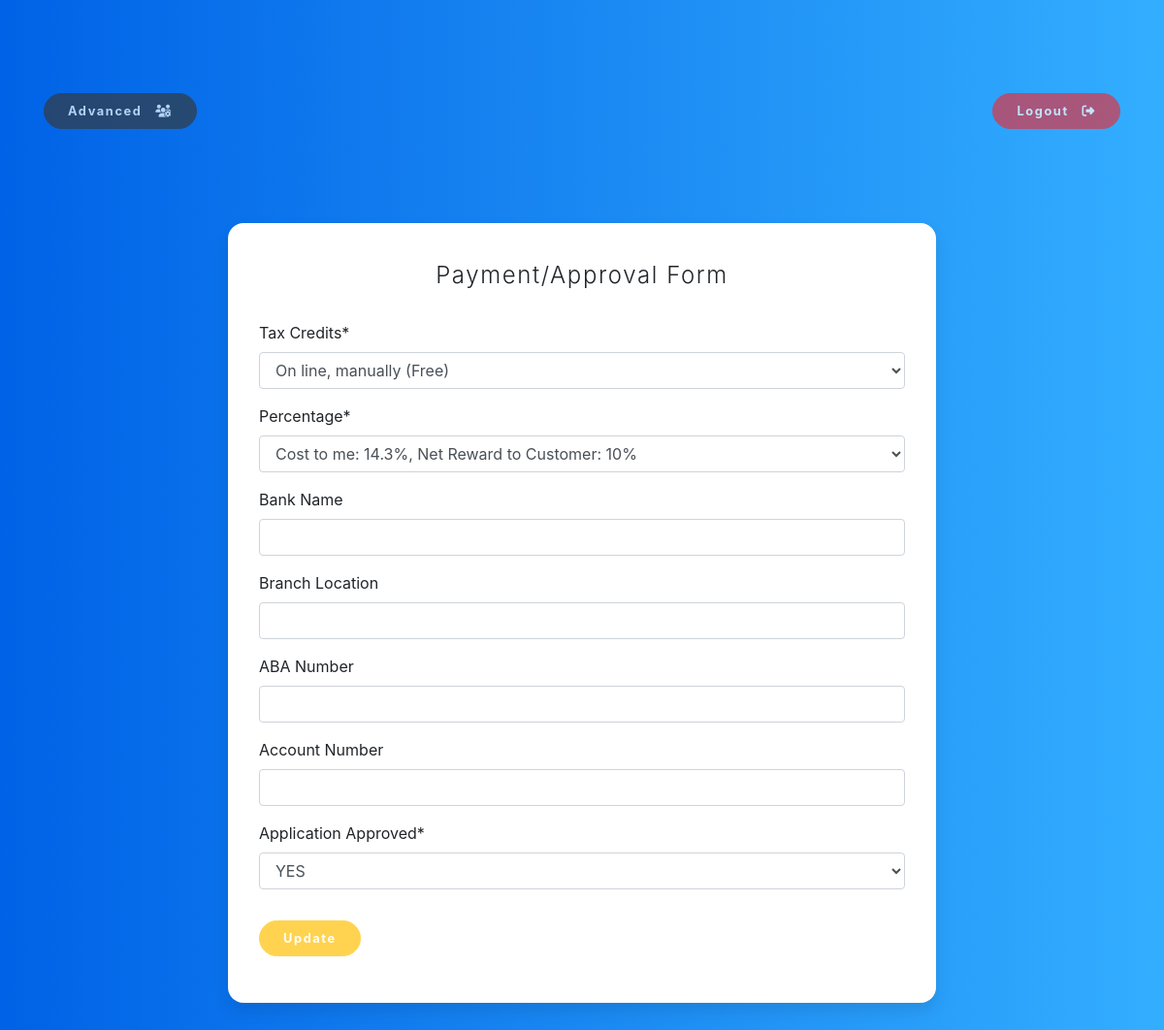
The app's page /user/6/update (signed in) with its own data.
### users/models.py (models this page shows, shortened)
class User(AbstractBaseUser):
    email = models.EmailField(verbose_name="Email", max_length=60, unique=True)
    date_joined = models.DateTimeField(verbose_name="Date Joined", auto_now_add=True)
    last_login = models.DateTimeField(verbose_name="Last Login", auto_now_add=True)
    is_admin = models.BooleanField(default=False)
    is_active = models.BooleanField(default=True)
    is_staff = models.BooleanField(default=False)
    is_superuser = models.BooleanField(default=False)
    company_name = models.CharField(max_length=100, unique=False, verbose_name="Name of Business")
    legal_name = models.CharField(max_length=100, unique=False, verbose_name="Legal Name")
    address = models.CharField(max_length=100, unique=False, verbose_name="Address")
    business_type = models.CharField(max_length=100, unique=False, verbose_name="Type of Business")
    contact_name = models.CharField(max_length=100, unique=False, verbose_name="Contact Name")
    phone_number = models.CharField(max_length=12, blank=False, verbose_name="Contact Phone Number", help_text="Ex: 800-786-8765")
    website = models.CharField(max_length=30, unique=False, verbose_name="Website", help_text="Ex: www.example.com")
    bank_name = models.CharField(max_length=100, unique=False, verbose_name="Bank Name", default="", blank=True)
    branch_location = models.CharField(max_length=100, unique=False, verbose_name="Branch Location", default="", blank=True)
    aba_number = models.CharField(max_length=100, unique=False, verbose_name="ABA Number", default="", blank=True)
    account_number = models.CharField(max_length=100, unique=False, verbose_name="Account Number", default="", blank=True)
    banner = models.CharField(max_length=1000, choices=BANNER_CHOICES, verbose_name="Options")
    business_structure = models.CharField(max_length=1000, choices=BUSINESS_STRUCTURE_CHOICES, verbose_name="Business Structure")
    length_of_operation = models.CharField(max_length=100, unique=False, verbose_name="Length of Operation", help_text="Ex: 10 months")
    number_of_employees = models.CharField(max_length=100, unique=False, verbose_name="Number of Employees", help_text="Ex: 12 employees")
    location_type = MultiSelectField(choices=LOCATION_TYPE, unique=False, verbose_name="Does your business have a physical location? (Check all that apply)")
    speical_business = MultiSelectField(choices=SPECIAL_BUSINESS, unique=False, verbose_name="Is your business: (Check all that apply)")
    tax_credits = models.CharField(max_length=1000, choices=TAX_CREDIT_OPTIONS, verbose_name="Tax Credits")
    rate = models.CharField(choices=TAX_CREDITS_RATES, max_length=50, verbose_name="Percentage", default='', null=False)
    terms_conditions = models.CharField(choices=TERMS_CONDITIONS, blank=False, verbose_name="Terms & Coniditons", default='Agree', max_length=8)
    approved = models.CharField(choices=APPROVED_OPTIONS, default="NO", verbose_name="Application Approved", max_length=3)
    USERNAME_FIELD = 'email'
    REQUIRED_FIELDS = [
        'company_name','legal_name', 'address', 'business_type', 'contact_name', 'phone_number', 'website',
        'banner',
        'business_structure', 'length_of_operation', 'number_of_employees', 'location_type', 'speical_business',
        'terms_conditions'
    ]
    objects = Manager()

### users/views.py (the view, shortened to what this page needs)
# urls.py: path('user/<int:pk>/update', user_views.UserUpdateView.as_view(), name='user-update'),
class UserUpdateView(LoginRequiredMixin, UserPassesTestMixin, UpdateView):
    model = User
    fields = [
        'tax_credits','rate',
        'bank_name','branch_location','aba_number','account_number',
        'approved'
    ]
    def test_func(self):
        item = self.get_object()
        if item:
            return True
        return False

### users/templates/users/user_form.html (shortened to what this page needs)
{% extends "users/base.html" %}
{% load crispy_forms_tags %}
{% block content %}
<section class="pricing py-5">
  <div class="container">
    {% include "users/logout_btn.html" %}
    {% include "users/messages.html" %}
    <div class="row">
        <div class="col-lg-8 col-xl-8 mx-auto">
            <div class="card card-signin flex-row my-5">
                <div class="card-body">
                    <h5 class="card-title text-center">Payment/Approval Form</h5>
                    <form method="POST" class="uniForm" enctype="multipart/form-data">
                        <fieldset class="form-group">
                            {{ form|crispy }}
                        </fieldset>
                        <div class="form-group">
                            <button class="btn btn-warning rounded-pill px-4 py-2 text-white" type="submit">Update</button>
                        </div>
                    </form>
                </div>
            </div>
        </div>
    </div>
  </div>
</section>
{% endblock content %}

### users/templates/users/base.html (style rules this page uses)
body { background: #007bff; background: linear-gradient(to right, #0062E6, #33AEFF); }
section.pricing { background: #007bff; background: linear-gradient(to right, #0062E6, #33AEFF); }
.pricing .card { border: none; border-radius: 1rem; transition: all 0.2s; box-shadow: 0 0.5rem 1rem 0 rgba(0, 0, 0, 0.1); }
.pricing .card-title { margin: 0.5rem 0; font-size: 0.9rem; letter-spacing: .1rem; font-weight: bold; }
.pricing .btn { font-size: 80%; border-radius: 5rem; letter-spacing: .1rem; font-weight: bold; padding: 1rem; opacity: 0.7; transition: all 0.2s; }
:root { --input-padding-x: 1.5rem; --input-padding-y: .75rem; }
.card-signin { border: 0; border-radius: 1rem; box-shadow: 0 0.5rem 1rem 0 rgba(0, 0, 0, 0.1); overflow: hidden; }
.card-signin .card-title { margin-bottom: 2rem; font-weight: 300; font-size: 1.5rem; }
.card-signin .card-body { padding: 2rem; }

### records on screen
User: tax_credits "On line, manually (Free)", rate "Cost to me: 14.3%, Net Reward to Customer: 10%", approved "YES"
